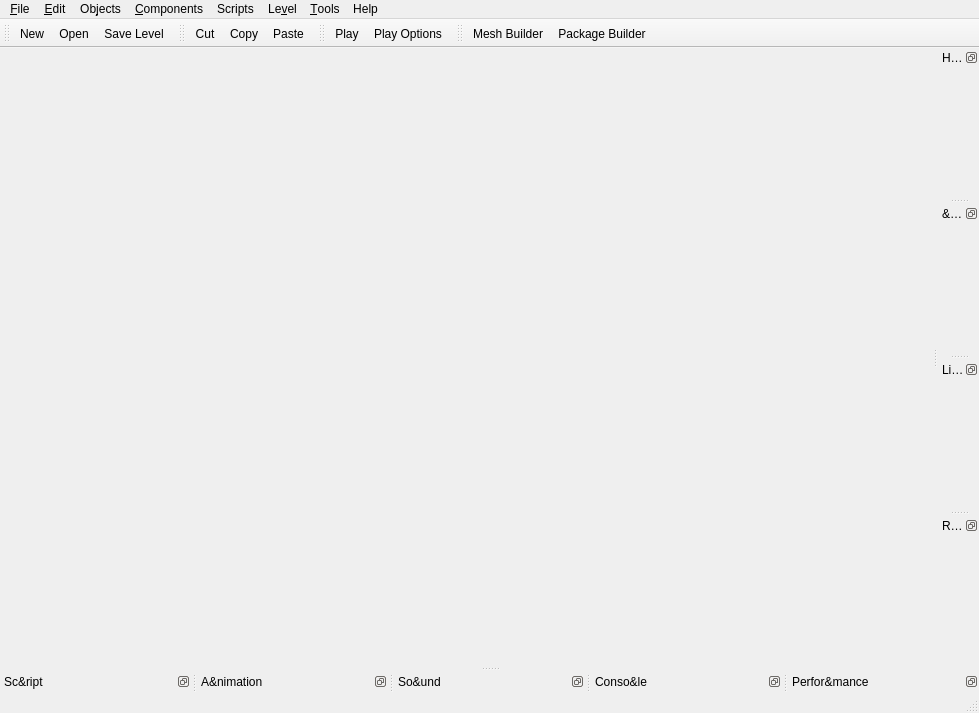
<?xml version="1.0" encoding="UTF-8"?>
<ui version="4.0">
 <class>EdLevelMainWindow</class>
 <widget class="QMainWindow" name="EdLevelMainWindow">
  <property name="geometry">
   <rect>
    <x>0</x>
    <y>0</y>
    <width>979</width>
    <height>713</height>
   </rect>
  </property>
  <property name="windowTitle">
   <string>MainWindow</string>
  </property>
  <property name="dockNestingEnabled">
   <bool>false</bool>
  </property>
  <property name="dockOptions">
   <set>QMainWindow::AllowTabbedDocks|QMainWindow::AnimatedDocks</set>
  </property>
  <widget class="QWidget" name="centralwidget">
   <widget class="QWidget" name="world_section" native="true">
    <property name="geometry">
     <rect>
      <x>9</x>
      <y>9</y>
      <width>201</width>
      <height>121</height>
     </rect>
    </property>
   </widget>
  </widget>
  <widget class="QMenuBar" name="menubar">
   <property name="geometry">
    <rect>
     <x>0</x>
     <y>0</y>
     <width>979</width>
     <height>24</height>
    </rect>
   </property>
   <widget class="QMenu" name="_file_menu">
    <property name="title">
     <string>&amp;File</string>
    </property>
    <widget class="QMenu" name="_new_menu">
     <property name="title">
      <string>&amp;New</string>
     </property>
     <addaction name="separator"/>
    </widget>
    <widget class="QMenu" name="menuRecent_Files">
     <property name="title">
      <string>Recent &amp;Files</string>
     </property>
     <addaction name="separator"/>
    </widget>
    <addaction name="_new_menu"/>
    <addaction name="_open_action"/>
    <addaction name="separator"/>
    <addaction name="_save_level_action"/>
    <addaction name="_save_level_as_action"/>
    <addaction name="separator"/>
    <addaction name="_export_selection_action"/>
    <addaction name="_import_selection_action"/>
    <addaction name="separator"/>
    <addaction name="menuRecent_Files"/>
    <addaction name="separator"/>
    <addaction name="_run_script_action"/>
    <addaction name="separator"/>
    <addaction name="_exit_action"/>
   </widget>
   <widget class="QMenu" name="_edit_menu">
    <property name="title">
     <string>&amp;Edit</string>
    </property>
    <addaction name="_undo_action"/>
    <addaction name="separator"/>
    <addaction name="_cut_action"/>
    <addaction name="_copy_action"/>
    <addaction name="_paste_action"/>
    <addaction name="_clear_action"/>
    <addaction name="separator"/>
    <addaction name="_select_all_action"/>
    <addaction name="_select_none_action"/>
    <addaction name="separator"/>
    <addaction name="_duplicate_action"/>
    <addaction name="_duplicate_hierarchy_action"/>
    <addaction name="separator"/>
    <addaction name="_group_action"/>
    <addaction name="_ungroup_action"/>
   </widget>
   <widget class="QMenu" name="_object_menu">
    <property name="title">
     <string>Ob&amp;jects</string>
    </property>
   </widget>
   <widget class="QMenu" name="_component_menu">
    <property name="title">
     <string>&amp;Components</string>
    </property>
   </widget>
   <widget class="QMenu" name="_script_menu">
    <property name="title">
     <string>Scripts</string>
    </property>
   </widget>
   <widget class="QMenu" name="_level_menu">
    <property name="title">
     <string>Le&amp;vel</string>
    </property>
    <addaction name="_play_level_action"/>
    <addaction name="_play_options_action"/>
   </widget>
   <widget class="QMenu" name="_tools_menu">
    <property name="title">
     <string>&amp;Tools</string>
    </property>
    <addaction name="_mesh_builder_action"/>
    <addaction name="_package_builder_action"/>
   </widget>
   <widget class="QMenu" name="_help_menu">
    <property name="title">
     <string>Help</string>
    </property>
    <addaction name="_about_action"/>
   </widget>
   <addaction name="_file_menu"/>
   <addaction name="_edit_menu"/>
   <addaction name="_object_menu"/>
   <addaction name="_component_menu"/>
   <addaction name="_script_menu"/>
   <addaction name="_level_menu"/>
   <addaction name="_tools_menu"/>
   <addaction name="_help_menu"/>
  </widget>
  <widget class="QStatusBar" name="statusbar"/>
  <widget class="QToolBar" name="_file_toolbar">
   <property name="windowTitle">
    <string>&amp;File</string>
   </property>
   <property name="iconSize">
    <size>
     <width>16</width>
     <height>16</height>
    </size>
   </property>
   <attribute name="toolBarArea">
    <enum>TopToolBarArea</enum>
   </attribute>
   <attribute name="toolBarBreak">
    <bool>false</bool>
   </attribute>
   <addaction name="_new_action"/>
   <addaction name="_open_action"/>
   <addaction name="_save_level_action"/>
  </widget>
  <widget class="QDockWidget" name="scriptDock">
   <property name="features">
    <set>QDockWidget::DockWidgetFloatable|QDockWidget::DockWidgetMovable</set>
   </property>
   <property name="allowedAreas">
    <set>Qt::BottomDockWidgetArea|Qt::LeftDockWidgetArea|Qt::RightDockWidgetArea</set>
   </property>
   <property name="windowTitle">
    <string>Sc&amp;ript</string>
   </property>
   <attribute name="dockWidgetArea">
    <number>8</number>
   </attribute>
   <widget class="QWidget" name="script_section"/>
  </widget>
  <widget class="QDockWidget" name="animationDock">
   <property name="features">
    <set>QDockWidget::DockWidgetFloatable|QDockWidget::DockWidgetMovable</set>
   </property>
   <property name="allowedAreas">
    <set>Qt::BottomDockWidgetArea|Qt::LeftDockWidgetArea|Qt::RightDockWidgetArea</set>
   </property>
   <property name="windowTitle">
    <string>A&amp;nimation</string>
   </property>
   <attribute name="dockWidgetArea">
    <number>8</number>
   </attribute>
   <widget class="QWidget" name="animation_section"/>
  </widget>
  <widget class="QDockWidget" name="soundDock">
   <property name="features">
    <set>QDockWidget::DockWidgetFloatable|QDockWidget::DockWidgetMovable</set>
   </property>
   <property name="allowedAreas">
    <set>Qt::BottomDockWidgetArea|Qt::LeftDockWidgetArea|Qt::RightDockWidgetArea</set>
   </property>
   <property name="windowTitle">
    <string>So&amp;und</string>
   </property>
   <attribute name="dockWidgetArea">
    <number>8</number>
   </attribute>
   <widget class="QWidget" name="sound_section"/>
  </widget>
  <widget class="QDockWidget" name="consoleDock">
   <property name="features">
    <set>QDockWidget::DockWidgetFloatable|QDockWidget::DockWidgetMovable</set>
   </property>
   <property name="allowedAreas">
    <set>Qt::BottomDockWidgetArea|Qt::LeftDockWidgetArea|Qt::RightDockWidgetArea</set>
   </property>
   <property name="windowTitle">
    <string>Conso&amp;le</string>
   </property>
   <attribute name="dockWidgetArea">
    <number>8</number>
   </attribute>
   <widget class="QWidget" name="console_section"/>
  </widget>
  <widget class="QDockWidget" name="hierarchyDock">
   <property name="features">
    <set>QDockWidget::DockWidgetFloatable|QDockWidget::DockWidgetMovable</set>
   </property>
   <property name="allowedAreas">
    <set>Qt::BottomDockWidgetArea|Qt::LeftDockWidgetArea|Qt::RightDockWidgetArea</set>
   </property>
   <property name="windowTitle">
    <string>H&amp;ierarchy</string>
   </property>
   <attribute name="dockWidgetArea">
    <number>2</number>
   </attribute>
   <widget class="QWidget" name="hierarchy_section"/>
  </widget>
  <widget class="QDockWidget" name="performanceDock">
   <property name="features">
    <set>QDockWidget::DockWidgetFloatable|QDockWidget::DockWidgetMovable</set>
   </property>
   <property name="allowedAreas">
    <set>Qt::BottomDockWidgetArea|Qt::LeftDockWidgetArea|Qt::RightDockWidgetArea</set>
   </property>
   <property name="windowTitle">
    <string>Perfor&amp;mance</string>
   </property>
   <attribute name="dockWidgetArea">
    <number>8</number>
   </attribute>
   <widget class="QWidget" name="performance_section"/>
  </widget>
  <widget class="QDockWidget" name="propertiesDock">
   <property name="features">
    <set>QDockWidget::DockWidgetFloatable|QDockWidget::DockWidgetMovable</set>
   </property>
   <property name="allowedAreas">
    <set>Qt::BottomDockWidgetArea|Qt::LeftDockWidgetArea|Qt::RightDockWidgetArea</set>
   </property>
   <property name="windowTitle">
    <string>&amp;Properties</string>
   </property>
   <attribute name="dockWidgetArea">
    <number>2</number>
   </attribute>
   <widget class="QWidget" name="dockWidgetContents"/>
  </widget>
  <widget class="QDockWidget" name="libraryDock">
   <property name="features">
    <set>QDockWidget::DockWidgetFloatable|QDockWidget::DockWidgetMovable</set>
   </property>
   <property name="allowedAreas">
    <set>Qt::BottomDockWidgetArea|Qt::LeftDockWidgetArea|Qt::RightDockWidgetArea</set>
   </property>
   <property name="windowTitle">
    <string>Librar&amp;y</string>
   </property>
   <attribute name="dockWidgetArea">
    <number>2</number>
   </attribute>
   <widget class="QWidget" name="dockWidgetContents_2"/>
  </widget>
  <widget class="QDockWidget" name="resourcesDock">
   <property name="features">
    <set>QDockWidget::DockWidgetFloatable|QDockWidget::DockWidgetMovable</set>
   </property>
   <property name="allowedAreas">
    <set>Qt::BottomDockWidgetArea|Qt::LeftDockWidgetArea|Qt::RightDockWidgetArea</set>
   </property>
   <property name="windowTitle">
    <string>Resources</string>
   </property>
   <attribute name="dockWidgetArea">
    <number>2</number>
   </attribute>
   <widget class="QWidget" name="resources_section"/>
  </widget>
  <widget class="QToolBar" name="_edit_toolbar">
   <property name="sizePolicy">
    <sizepolicy hsizetype="Preferred" vsizetype="Fixed">
     <horstretch>0</horstretch>
     <verstretch>0</verstretch>
    </sizepolicy>
   </property>
   <property name="minimumSize">
    <size>
     <width>0</width>
     <height>0</height>
    </size>
   </property>
   <property name="windowTitle">
    <string>Edit</string>
   </property>
   <property name="iconSize">
    <size>
     <width>16</width>
     <height>16</height>
    </size>
   </property>
   <property name="toolButtonStyle">
    <enum>Qt::ToolButtonIconOnly</enum>
   </property>
   <attribute name="toolBarArea">
    <enum>TopToolBarArea</enum>
   </attribute>
   <attribute name="toolBarBreak">
    <bool>false</bool>
   </attribute>
   <addaction name="_cut_action"/>
   <addaction name="_copy_action"/>
   <addaction name="_paste_action"/>
  </widget>
  <widget class="QToolBar" name="_level_toolbar">
   <property name="windowTitle">
    <string>Level</string>
   </property>
   <property name="iconSize">
    <size>
     <width>16</width>
     <height>16</height>
    </size>
   </property>
   <attribute name="toolBarArea">
    <enum>TopToolBarArea</enum>
   </attribute>
   <attribute name="toolBarBreak">
    <bool>false</bool>
   </attribute>
   <addaction name="_play_level_action"/>
   <addaction name="_play_options_action"/>
  </widget>
  <widget class="QToolBar" name="_tools_toolbar">
   <property name="windowTitle">
    <string>&amp;Tools</string>
   </property>
   <property name="iconSize">
    <size>
     <width>16</width>
     <height>16</height>
    </size>
   </property>
   <attribute name="toolBarArea">
    <enum>TopToolBarArea</enum>
   </attribute>
   <attribute name="toolBarBreak">
    <bool>false</bool>
   </attribute>
   <addaction name="_mesh_builder_action"/>
   <addaction name="_package_builder_action"/>
  </widget>
  <action name="_new_action">
   <property name="icon">
    <iconset>
     <normalon>:/images/new.png</normalon>
    </iconset>
   </property>
   <property name="text">
    <string>&amp;New</string>
   </property>
   <property name="toolTip">
    <string>New</string>
   </property>
   <property name="statusTip">
    <string>Create a new Level file</string>
   </property>
  </action>
  <action name="_open_action">
   <property name="icon">
    <iconset>
     <normalon>:/images/open.png</normalon>
    </iconset>
   </property>
   <property name="text">
    <string>&amp;Open...</string>
   </property>
   <property name="toolTip">
    <string>Open</string>
   </property>
   <property name="statusTip">
    <string>Open an existing Level file</string>
   </property>
  </action>
  <action name="_save_level_action">
   <property name="icon">
    <iconset>
     <normalon>:/images/save.png</normalon>
    </iconset>
   </property>
   <property name="text">
    <string>&amp;Save Level</string>
   </property>
   <property name="toolTip">
    <string>Save Level</string>
   </property>
   <property name="statusTip">
    <string>Save the Level to disk</string>
   </property>
  </action>
  <action name="_save_level_as_action">
   <property name="text">
    <string>Save Level &amp;As...</string>
   </property>
   <property name="toolTip">
    <string>Save Level As</string>
   </property>
   <property name="statusTip">
    <string>Save a copy of the Level to disk</string>
   </property>
  </action>
  <action name="_export_selection_action">
   <property name="text">
    <string>&amp;Export Selection...</string>
   </property>
   <property name="statusTip">
    <string>Export the selection to disk</string>
   </property>
  </action>
  <action name="_import_selection_action">
   <property name="text">
    <string>&amp;Import Selection...</string>
   </property>
   <property name="toolTip">
    <string>Import Selection</string>
   </property>
   <property name="statusTip">
    <string>Import the selection from disk</string>
   </property>
  </action>
  <action name="_run_script_action">
   <property name="text">
    <string>&amp;Run Script...</string>
   </property>
   <property name="toolTip">
    <string>Run script file</string>
   </property>
  </action>
  <action name="_exit_action">
   <property name="text">
    <string>E&amp;xit</string>
   </property>
   <property name="toolTip">
    <string>Exit</string>
   </property>
   <property name="statusTip">
    <string>Exit the application</string>
   </property>
   <property name="shortcut">
    <string>Ctrl+Q</string>
   </property>
  </action>
  <action name="_undo_action">
   <property name="text">
    <string>&amp;Undo</string>
   </property>
   <property name="toolTip">
    <string>Undo</string>
   </property>
   <property name="statusTip">
    <string>Undo the last operation</string>
   </property>
  </action>
  <action name="_cut_action">
   <property name="icon">
    <iconset>
     <normalon>:/images/cut.png</normalon>
    </iconset>
   </property>
   <property name="text">
    <string>Cu&amp;t</string>
   </property>
   <property name="toolTip">
    <string>Cut</string>
   </property>
   <property name="statusTip">
    <string>Cut the current selection's contents to the clipboard</string>
   </property>
  </action>
  <action name="_copy_action">
   <property name="icon">
    <iconset resource="LevelEditor.qrc">
     <normaloff>:/images/copy.png</normaloff>:/images/copy.png</iconset>
   </property>
   <property name="text">
    <string>&amp;Copy</string>
   </property>
   <property name="toolTip">
    <string>Copy</string>
   </property>
   <property name="statusTip">
    <string>Copy the current selection's contents to the clipboard</string>
   </property>
  </action>
  <action name="_paste_action">
   <property name="icon">
    <iconset resource="LevelEditor.qrc">
     <normaloff>:/images/paste.png</normaloff>:/images/paste.png</iconset>
   </property>
   <property name="text">
    <string>&amp;Paste</string>
   </property>
   <property name="toolTip">
    <string>Paste</string>
   </property>
   <property name="statusTip">
    <string>Paste the clipboard's contents into the current selection</string>
   </property>
  </action>
  <action name="_clear_action">
   <property name="text">
    <string>C&amp;lear</string>
   </property>
   <property name="statusTip">
    <string>Clear the current selection's contents</string>
   </property>
  </action>
  <action name="_select_all_action">
   <property name="text">
    <string>Select &amp;All</string>
   </property>
   <property name="statusTip">
    <string>Select all parts</string>
   </property>
  </action>
  <action name="_select_none_action">
   <property name="text">
    <string>Select &amp;None</string>
   </property>
   <property name="statusTip">
    <string>Deselect all parts</string>
   </property>
  </action>
  <action name="_duplicate_action">
   <property name="text">
    <string>&amp;Duplicate</string>
   </property>
   <property name="statusTip">
    <string>Duplicate Selection</string>
   </property>
   <property name="shortcut">
    <string>Ctrl+D</string>
   </property>
  </action>
  <action name="_duplicate_hierarchy_action">
   <property name="text">
    <string>Dupl&amp;icate Hierarchy</string>
   </property>
   <property name="statusTip">
    <string>Duplicate Selection and all children</string>
   </property>
   <property name="shortcut">
    <string>Ctrl+Shift+D</string>
   </property>
  </action>
  <action name="_group_action">
   <property name="text">
    <string>&amp;Group</string>
   </property>
   <property name="statusTip">
    <string>Group Selection</string>
   </property>
   <property name="shortcut">
    <string>Ctrl+G</string>
   </property>
  </action>
  <action name="_ungroup_action">
   <property name="text">
    <string>Ung&amp;roup</string>
   </property>
   <property name="statusTip">
    <string>Ungroup Selection</string>
   </property>
   <property name="shortcut">
    <string>Ctrl+Shift+G</string>
   </property>
  </action>
  <action name="_play_level_action">
   <property name="icon">
    <iconset>
     <normalon>:/images/play.png</normalon>
    </iconset>
   </property>
   <property name="text">
    <string>&amp;Play</string>
   </property>
   <property name="statusTip">
    <string>Play Level</string>
   </property>
  </action>
  <action name="_play_options_action">
   <property name="icon">
    <iconset>
     <normalon>:/images/settings.png</normalon>
    </iconset>
   </property>
   <property name="text">
    <string>Play &amp;Options</string>
   </property>
   <property name="statusTip">
    <string>Set startup options</string>
   </property>
  </action>
  <action name="_about_action">
   <property name="text">
    <string>&amp;About</string>
   </property>
   <property name="statusTip">
    <string>Show the application's About box</string>
   </property>
  </action>
  <action name="_mesh_builder_action">
   <property name="icon">
    <iconset>
     <normalon>:/images/mesh_builder.png</normalon>
    </iconset>
   </property>
   <property name="text">
    <string>&amp;Mesh Builder</string>
   </property>
   <property name="statusTip">
    <string>Mesh Builder</string>
   </property>
  </action>
  <action name="_package_builder_action">
   <property name="icon">
    <iconset>
     <normalon>:/images/package_builder.png</normalon>
    </iconset>
   </property>
   <property name="text">
    <string>&amp;Package Builder</string>
   </property>
   <property name="statusTip">
    <string>Package Builder</string>
   </property>
  </action>
 </widget>
 <resources>
  <include location="LevelEditor.qrc"/>
 </resources>
 <connections>
  <connection>
   <sender>_edit_menu</sender>
   <signal>aboutToShow()</signal>
   <receiver>EdLevelMainWindow</receiver>
   <slot>onUpdateMenus()</slot>
   <hints>
    <hint type="sourcelabel">
     <x>104</x>
     <y>146</y>
    </hint>
    <hint type="destinationlabel">
     <x>489</x>
     <y>356</y>
    </hint>
   </hints>
  </connection>
  <connection>
   <sender>_object_menu</sender>
   <signal>aboutToShow()</signal>
   <receiver>EdLevelMainWindow</receiver>
   <slot>onUpdateMenus()</slot>
   <hints>
    <hint type="sourcelabel">
     <x>72</x>
     <y>18</y>
    </hint>
    <hint type="destinationlabel">
     <x>489</x>
     <y>356</y>
    </hint>
   </hints>
  </connection>
  <connection>
   <sender>_component_menu</sender>
   <signal>aboutToShow()</signal>
   <receiver>EdLevelMainWindow</receiver>
   <slot>onUpdateMenus()</slot>
   <hints>
    <hint type="sourcelabel">
     <x>72</x>
     <y>18</y>
    </hint>
    <hint type="destinationlabel">
     <x>489</x>
     <y>356</y>
    </hint>
   </hints>
  </connection>
  <connection>
   <sender>_script_menu</sender>
   <signal>aboutToShow()</signal>
   <receiver>EdLevelMainWindow</receiver>
   <slot>onUpdateMenus()</slot>
   <hints>
    <hint type="sourcelabel">
     <x>72</x>
     <y>18</y>
    </hint>
    <hint type="destinationlabel">
     <x>489</x>
     <y>356</y>
    </hint>
   </hints>
  </connection>
 </connections>
 <slots>
  <slot>onUpdateMenus()</slot>
 </slots>
</ui>
